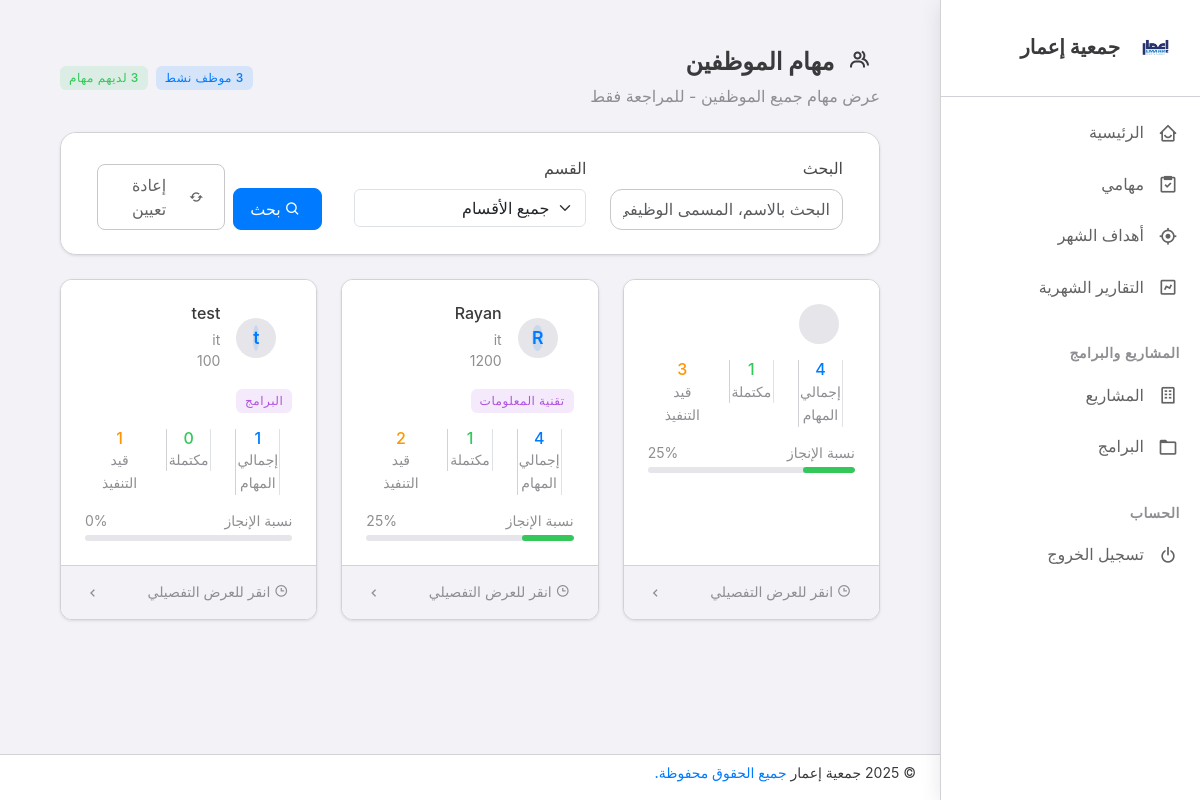
The app's page /tasks/employee-tasks/ (signed in) with its own data.
### employees/models.py (models this page shows, shortened)
class Employee(AbstractUser):
    name = models.CharField(
        max_length=100,
        verbose_name="الاسم الكامل",
        help_text="اسم الموظف الكامل"
    )
    job_title = models.CharField(
        max_length=100,
        verbose_name="المسمى الوظيفي",
        help_text="المسمى الوظيفي للموظف"
    )
    job_number = models.CharField(
        max_length=20,
        unique=True,
        verbose_name="الرقم الوظيفي",
        help_text="الرقم الوظيفي الفريد للموظف"
    )
    email = models.EmailField(
        unique=True,
        verbose_name="البريد الإلكتروني",
        help_text="البريد الإلكتروني الرسمي للموظف"
    )
    mobile_regex = RegexValidator(
        regex=r'^\+?966[0-9]{9}$|^05[0-9]{8}$',
        message="يجب أن يكون رقم الجوال بصيغة صحيحة (مثال: 0501234567 أو +966501234567)"
    )
    mobile_number = models.CharField(
        validators=[mobile_regex],
        max_length=15,
        verbose_name="رقم الجوال",
        help_text="رقم الجوال للموظف"
    )
    SECTION_CHOICES = [
        ('hr', 'الموارد البشرية'),
        ('finance', 'المالية'),
        ('projects', 'المشاريع'),
        ('programs', 'البرامج'),
        ('it', 'تقنية المعلومات'),
        ('admin', 'الإدارة العامة'),
        ('field', 'العمل الميداني'),
        ('media', 'الإعلام والتسويق'),
        ('legal', 'الشؤون القانونية'),
        ('planning', 'التخطيط والمتابعة'),
    ]
    section = models.CharField(
        max_length=20,
        choices=SECTION_CHOICES,
        verbose_name="القسم",
        help_text="القسم الذي يعمل به الموظف"
    )
    is_active_employee = models.BooleanField(
        default=True,
        verbose_name="موظف نشط",
        help_text="هل الموظف نشط حالياً"
    )
    notes = models.TextField(
        blank=True,
        verbose_name="ملاحظات",
        help_text="ملاحظات إضافية عن الموظف"
    )
    created_at = models.DateTimeField(auto_now_add=True)
    updated_at = models.DateTimeField(auto_now=True)
    class Meta:
        verbose_name = "موظف"
        verbose_name_plural = "الموظفين"
        ordering = ['name']
    def get_section_display_arabic(self):
        return dict(self.SECTION_CHOICES).get(self.section, self.section)

### tasks/views.py (the view)
# urls.py: path('employee-tasks/', views.employee_tasks_list, name='employee_tasks_list'),
@login_required
def employee_tasks_list(request):
    employees = Employee.objects.filter(
        is_active_employee=True
    ).annotate(
        total_tasks=Count('assigned_tasks') + Count('created_tasks'),
        finished_tasks=Count(
            Case(
                When(Q(assigned_tasks__status='finished') | Q(created_tasks__status='finished'), then=1),
                output_field=IntegerField()
            )
        ),
        pending_tasks=Count(
            Case(
                When(Q(assigned_tasks__status='new') | Q(created_tasks__status='new'), then=1),
                output_field=IntegerField()
            )
        )
    ).order_by('name')
    search_query = request.GET.get('search', '')
    if search_query:
        employees = employees.filter(
            Q(name__icontains=search_query) |
            Q(job_title__icontains=search_query) |
            Q(job_number__icontains=search_query)
        )
    section_filter = request.GET.get('section', '')
    if section_filter:
        employees = employees.filter(section=section_filter)
    paginator = Paginator(employees, 12)  # 12 employees per page
    page_number = request.GET.get('page')
    page_obj = paginator.get_page(page_number)
    section_choices = Employee.SECTION_CHOICES
    total_employees = Employee.objects.filter(is_active_employee=True).count()
    employees_with_tasks = Employee.objects.filter(
        Q(assigned_tasks__isnull=False) | Q(created_tasks__isnull=False),
        is_active_employee=True
    ).distinct().count()
    context = {
        'title': 'مهام الموظفين',
        'current_page': 'employee_tasks',
        'page_obj': page_obj,
        'search_query': search_query,
        'section_filter': section_filter,
        'section_choices': section_choices,
        'total_employees': total_employees,
        'employees_with_tasks': employees_with_tasks,
    }
    return render(request, 'tasks/employee_tasks_list.html', context)

### templates/tasks/employee_tasks_list.html (shortened to what this page needs)
{% extends 'base.html' %}
{% load static %}
{% block extra_css %}
<link rel="stylesheet" href="{% static 'css/employee_tasks.css' %}" />
{% endblock %}
{% block content %}
<div class="container-xxl flex-grow-1 container-p-y">
    <div class="row mb-4">
        <div class="col-12">
            <div class="d-flex justify-content-between align-items-center flex-wrap">
                <div>
                    <h4 class="fw-bold mb-2">
                        <i class="bx bx-group me-2"></i>
                        {{ title }}
                    </h4>
                    <p class="text-muted mb-0">عرض مهام جميع الموظفين - للمراجعة فقط</p>
                </div>
                <div class="d-flex align-items-center gap-2">
                    <span class="badge bg-label-primary">{{ total_employees }} موظف نشط</span>
                    <span class="badge bg-label-success">{{ employees_with_tasks }} لديهم مهام</span>
                </div>
            </div>
        </div>
    </div>
    <div class="row mb-4">
        <div class="col-12">
            <div class="card">
                <div class="card-body">
                    <form method="get" class="row g-3">
                        <div class="col-md-4">
                            <label class="form-label">البحث</label>
                            <input type="text" class="form-control" name="search" value="{{ search_query }}"
                                   placeholder="البحث بالاسم، المسمى الوظيفي، أو الرقم الوظيفي">
                        </div>
                        <div class="col-md-4">
                            <label class="form-label">القسم</label>
                            <select class="form-select" name="section">
                                <option value="">جميع الأقسام</option>
                            </select>
                        </div>
                        <div class="col-md-4 d-flex align-items-end">
                            <button type="submit" class="btn btn-primary me-2">
                                <i class="bx bx-search me-1"></i>
                                بحث
                            </button>
                            <a href="{% url 'tasks:employee_tasks_list' %}" class="btn btn-outline-secondary">
                                <i class="bx bx-refresh me-1"></i>
                                إعادة تعيين
                            </a>
                        </div>
                    </form>
                </div>
            </div>
        </div>
    </div>
    <div class="row">
        {% if page_obj %}
            {% for employee in page_obj %}
            <div class="col-lg-4 col-md-6 mb-4">
                <div class="card employee-card h-100" onclick="window.location.href='{% url 'tasks:employee_task_detail' employee.id %}'">
                    <div class="card-body">
                        <div class="d-flex align-items-center mb-3">
                            <div class="avatar avatar-lg me-3">
                                <span class="avatar-initial rounded-circle bg-label-primary">
                                    {{ employee.name|first }}
                                </span>
                            </div>
                            <div class="flex-grow-1">
                                <h6 class="mb-1">{{ employee.name }}</h6>
                                <small class="text-muted">{{ employee.job_title }}</small>
                                <div class="small text-muted">{{ employee.job_number }}</div>
                            </div>
                        </div>
                        <div class="mb-3">
                            <span class="badge bg-label-info">{{ employee.get_section_display_arabic }}</span>
                        </div>
                        <div class="row text-center">
                            <div class="col-4">
                                <div class="border-end">
                                    <h6 class="mb-0 text-primary">{{ employee.total_tasks }}</h6>
                                    <small class="text-muted">إجمالي المهام</small>
                                </div>
                            </div>
                            <div class="col-4">
                                <div class="border-end">
                                    <h6 class="mb-0 text-success">{{ employee.finished_tasks }}</h6>
                                    <small class="text-muted">مكتملة</small>
                                </div>
                            </div>
                            <div class="col-4">
                                <h6 class="mb-0 text-warning">{{ employee.pending_tasks }}</h6>
                                <small class="text-muted">قيد التنفيذ</small>
                            </div>
                        </div>
                        {% if employee.total_tasks > 0 %}
                        <div class="mt-3">
                            {% widthratio employee.finished_tasks employee.total_tasks 100 as completion_percentage %}
                            <div class="d-flex justify-content-between align-items-center mb-1">
                                <small class="text-muted">نسبة الإنجاز</small>
                                <small class="text-muted">{{ completion_percentage }}%</small>
                            </div>
                            <div class="progress" style="height: 6px;">
                                <div class="progress-bar bg-success" role="progressbar"
                                     style="width: {{ completion_percentage }}%"
                                     aria-valuenow="{{ completion_percentage }}"
                                     aria-valuemin="0" aria-valuemax="100"></div>
                            </div>
                        </div>
                        {% endif %}
                    </div>
                    <div class="card-footer bg-transparent">
                        <div class="d-flex justify-content-between align-items-center">
                            <small class="text-muted">
                                <i class="bx bx-time me-1"></i>
                                انقر للعرض التفصيلي
                            </small>
                            <i class="bx bx-chevron-left text-muted"></i>
                        </div>
                    </div>
                </div>
            </div>
            {% endfor %}
        {% endif %}
    </div>
</div>
{% endblock %}

### static/css/employee_tasks.css (style rules this page uses)
.employee-card { transition: all 0.3s cubic-bezier(0.25, 0.46, 0.45, 0.94); cursor: pointer; border: 1px solid var(--gray-200); border-radius: var(--border-radius); background: var(--white); position: relative; overflow: hidden; }
.employee-card .card-body { padding: 1.5rem; }
.employee-card .card-footer { padding: 1rem 1.5rem; background: var(--gray-50); border-top: 1px solid var(--gray-200); }
.avatar { width: 50px; height: 50px; display: flex; align-items: center; justify-content: center; border-radius: 50%; background: var(--gray-100); color: var(--gray-600); font-weight: 600; font-size: 1.2rem; }
.avatar-lg { width: 60px; height: 60px; font-size: 1.4rem; }
.avatar-initial { background: var(--primary-light); color: var(--primary-color); }
.progress { height: 6px; border-radius: 3px; background: var(--gray-100); overflow: hidden; }
.progress-bar { border-radius: 3px; transition: width 0.6s ease; }
.badge { font-weight: 500; letter-spacing: 0.5px; padding: 0.5em 0.75em; border-radius: 6px; font-size: 0.75rem; }
.bg-label-primary { background: rgba(0, 122, 255, 0.12) !important; color: var(--primary-color) !important; }
.bg-label-success { background: rgba(52, 199, 89, 0.12) !important; color: var(--success) !important; }
.bg-label-info { background: rgba(175, 82, 222, 0.12) !important; color: var(--info) !important; }
.card .avatar { width: 40px; height: 40px; font-size: 1.1rem; }
.form-label { font-weight: 500; color: var(--gray-700); margin-bottom: 0.5rem; }
.btn { border-radius: 8px; font-weight: 500; transition: all 0.2s ease; display: inline-flex; align-items: center; gap: 0.25rem; }
.btn-primary { background: var(--primary-color); border-color: var(--primary-color); }
.btn-outline-secondary { color: var(--gray-600); border-color: var(--gray-300); }
.border-end { border-left: 1px solid var(--gray-200) !important; }
.text-primary { color: var(--primary-color) !important; }
.text-success { color: var(--success) !important; }
.text-warning { color: var(--warning) !important; }
.text-muted { color: var(--gray-500) !important; }
.mb-3 { margin-bottom: 1rem !important; }
.me-2 { margin-left: 0.5rem !important; }
.me-3 { margin-left: 1rem !important; }

### records on screen
Employee: total_tasks "4", finished_tasks "1", pending_tasks "3", completion_percentage "25"
Employee: name|first "R", name "Rayan", job_title "it", job_number "1200", get_section_display_arabic "تقنية المعلومات", total_tasks "4", finished_tasks "1", pending_tasks "2", completion_percentage "25"
Employee: name|first "t", name "test", job_title "it", job_number "100", get_section_display_arabic "البرامج", total_tasks "1", finished_tasks "0", pending_tasks "1", completion_percentage "0"

### other values on screen
{{ title }} "مهام الموظفين"
